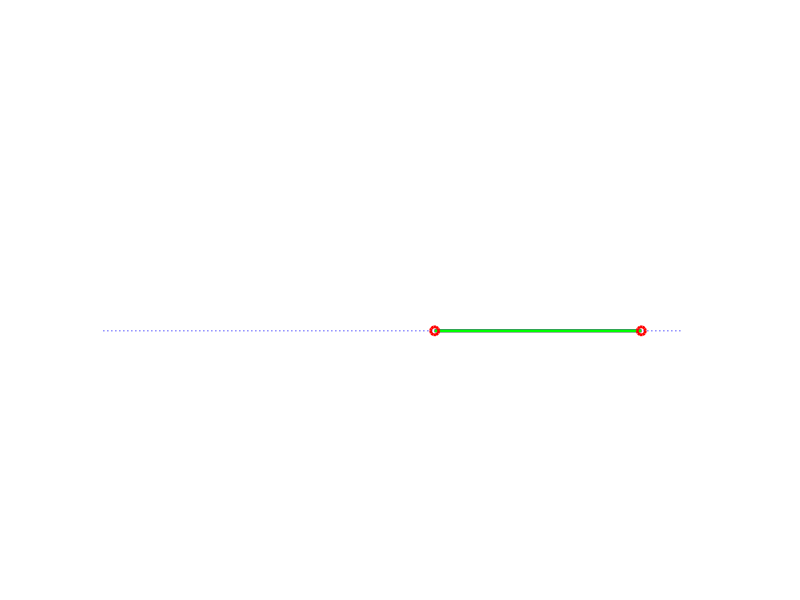

MATLAB code for this plot: (Note: this script raises an error after producing the figure.)


load('figs/simulation_data');
nSteps = size(calcs_set,1)/2;
ndomains = 2;
nb = 2;
ndof = 7;


ll = 1;
fig_hl = figure(1000);
set(fig_hl,'Position', [20 80 800 800])
    clf;
    plot([-1.5 2.2], [0 0], 'b:');
    hold on;
    sleg = plot([0 0], 'r','LineWidth',2);
    nleg = plot([0 0], 'b','LineWidth',2);
    torso = plot([0 0], 'g','LineWidth',2);
    pZMP = plot([0 0], 'ro','LineWidth',2);    
    hold off;
    anim_axis=[-0.6 2.4 -0.1 0.5];
    axis off
    axis(anim_axis)
    axis equal
    grid
    
    tic;
    calcs_full = [calcs_set{:}];
    out = horzcat_fields_domains(calcs_full);
    px=0;
    pxtemp=0;
     for k = 1:nsteps
%          for j = 1:ndomains
            calcs = calcs_set{k};
            ts = calcs.t;
            ts = ts - ts(1);
            qs = calcs.q_anim;
            oZMP = calcs.ZMP;
             [Et,Ex] = even_sample(ts,qs,10);
             [Et,ZMP] = even_sample(ts,oZMP,10);             
             ncalcs = length(Et);
             for i = 1:ncalcs%5:428
                % position
%                  qe = calcs.qe(1:9, i);
                 qe = Ex(1:end,i);
                pos = jpos_mat(qe)+[ones(1,13);zeros(1,13)]*px;
                
                posStack(:,i)=[pos(1,:)';pos(2,:)'];
                set(sleg, 'XData', pos(1,1:8), 'YData', pos(2,1:8), ...
                    'erasemode', 'normal');
                set(nleg, 'XData', pos(1,8:end), 'YData', pos(2,8:end), ...
                    'erasemode', 'normal');
                set(torso, 'XData', pos(1,6:7), 'YData', pos(2,6:7), ...
                    'erasemode', 'normal');
                set(pZMP, 'XData', ZMP(i)+px, 'YData', 0, ...
                    'erasemode', 'normal');                
                
%                new_axis=anim_axis+[pos(1,6) pos(1,6) 0 0];
%                 axis(new_axis)
    
    
                drawnow();
                pause(0.01);
                if 1
                    % Regulate frameIndex rate, use timeFactor to slow down / speed up
                    pauseTime = Et(i) - toc();
                    if pauseTime >= 0
                        pause(pauseTime);
                        % Shouldn't be non-zero, except in maybe rare slowdowns
                    end
                    % Skip frames otherwise?
                else
                    % Mini pause for funsies
                    pause(0.00001);
                end
                M(ll)= getframe();
                frame = getframe();
                if ll == 1
                    % Setup - not sure if there's a better way to actually have
                    % it work
                    [gifImg, gifMap] = rgb2ind(frame.cdata, 255, 'nodither');
                    % Set length... somehow
                    % Just use small increment since we're dynamically sizing
                    % Gonna be inefficient, but oh wells
                    gifImg(1, 1, 1, 2) = 0;
                else
                    gifImg(:, :, 1, ll) = rgb2ind(M(ll).cdata, gifMap, 'nodither');
                end
                ll = ll+1;
                
                
             end
             if mod(k,2)==1
                pxtemp = pos(1,13)-pos(1,1);
             else
                px= pxtemp;
             end
             
          end
        % Update coordinates
%         qe = calcs.qe(:, end);
%         q = qe(nb + (1:ndof));
%         qb = pe_nsf_mat(q, qb);
%      end
    
%     movie2avi(M,'proxi_slip','fps',60,'compression','None','quality',100);
    imwrite(gifImg, gifMap, ['figs/proxi_slip.gif'], 'DelayTime', 1/60, 'LoopCount', Inf);